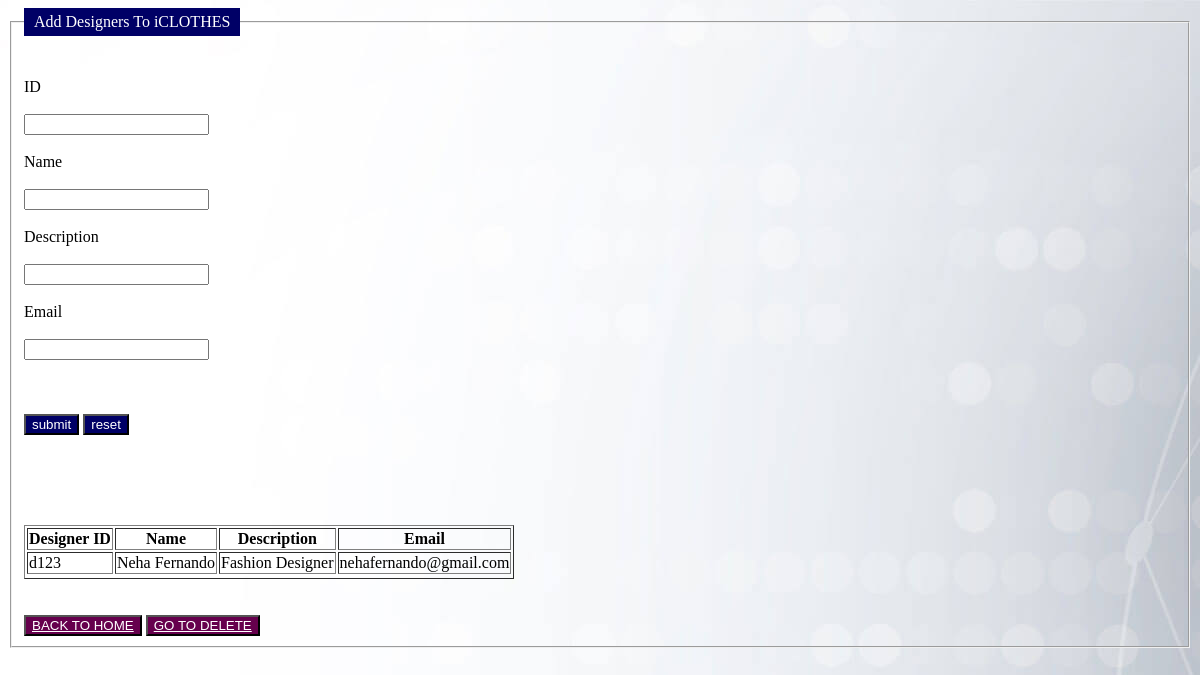
Screenshot of /php/designer.php with the database file from the repository.
### tables this page shows
CREATE TABLE `designer` (
  `D_ID` varchar(100) NOT NULL,
  `NAME` varchar(100) NOT NULL,
  `DESCRIPTION` varchar(100) NOT NULL,
  `EMAIL` varchar(100) NOT NULL
);

### php/designer.php (the view, shortened to what this page needs)
<?php
require 'config.php';
?>
<html>
	<head>
		<link rel="stylesheet" href="../styles/edit.css">
	</head>
	<body>
		<form method="post" action="<?php echo htmlspecialchars($_SERVER["PHP_SELF"]);?>">
			<fieldset>
				<legend >
					Add Designers To iCLOTHES
				</legend>
				<br><br>
				<lable>ID</lable><br><br>
				<input type="text" name="dID"><br><br>
				<lable>Name</lable><br><br>
				<input type="text" name="dName"><br><br>
				<lable>Description</lable><br><br>
				<input type="text" name="dDes" ><br><br>
				<lable>Email</lable><br><br>
				<input type="text" name="dMail"><br><br>
				<br><br>
				<input type="submit" value="submit" name="submitBtn" class="lbutton">
				<input type="reset" value="reset" class="lbutton"><br><br>
				<br><br>
				<br><br>
				<?php
					function readData()
					{
						global $conn;
						$sql = "SELECT * FROM designer";
						$result = $conn->query($sql);
						if ($result->num_rows > 0)
						{
							echo ("<table border='1'>");
				?>
							<html>
							<th > Designer ID</th><th> Name </th><th> Description </th><th> Email </th></html>
							<?php
								while($row = $result->fetch_assoc())
								{
									echo ("<tr>");
									echo ("<td>". $row['D_ID']. "</td>");
									echo ("<td>" . $row['NAME'] . "</td>");
									echo ("<td>" . $row['DESCRIPTION'] . "</td>");
									echo ("<td>" . $row['EMAIL'] . "</td>");
								}
								echo ("</table>");
						}
						else
						{
							echo "No results <br />";
						}
					}
					readData();
							?>
					<br><br><button class="nbuttn"><a class = "buttn" href = "home.php">BACK TO HOME</a></button>
					<button class="nbuttn"><a class = "buttn" href = "ddelete.php">GO TO DELETE</button></a><br>
				</fieldset>
			</form>
		</body>
</html>

### styles/edit.css (style rules this page uses)
body { background-image: url(" ../images/ad2.jpg"); }
legend { background-color: #000066; color: white; padding: 5px 10px; }
.lbutton { background-color: #000066; color : white; }
a.buttn { background-color: #66004d; color : white; }
.nbuttn { background-color: #66004d; color : white; }

### rows the page displays
designer: D_ID "d123", NAME "Neha Fernando", DESCRIPTION "Fashion Designer", EMAIL "nehafernando@gmail.com"
